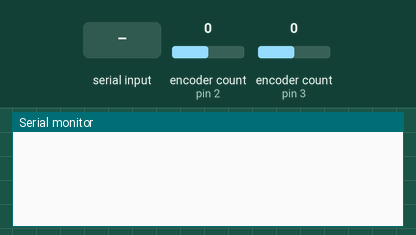
This sketch was run on a simulated Arduino Uno, built with avr-gcc and run on an emulated ATmega328P. On the bench: the last lines printed to the serial monitor. The test bench sets the inputs (shaded band); at power-on: encoder count (sensors on pin 2, pin 3) 0.

Above: at 1.2 s.
1.3 s: encoder count (sensor on pin 2) set to 1
At 2.3 s:
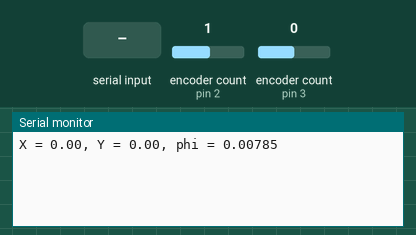
2.8 s: "1" received over Serial
At 3.3 s:
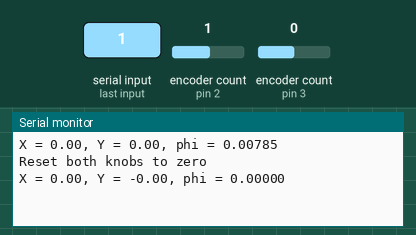
4.3 s: encoder count (sensor on pin 3) set to 1
At 5.5 s:
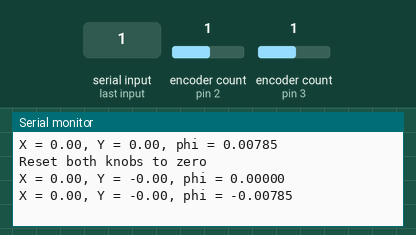
5.8 s: "0" received over Serial
At 6.7 s:
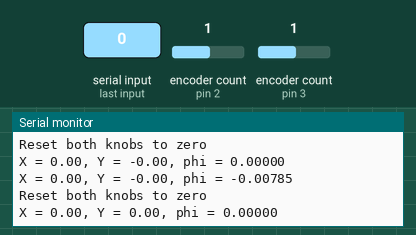
7.3 s: encoder count (sensor on pin 2) set to 0
At 8.1 s:
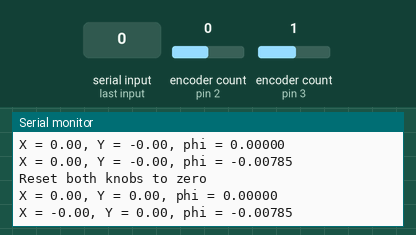
8.8 s: encoder count (sensor on pin 3) set to 2
At 9.2 s:
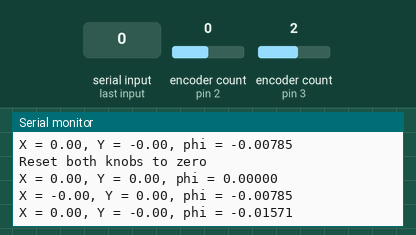
Timing chart, 0 to 11.3 s (numbered marks = the images above; inputs shaded):
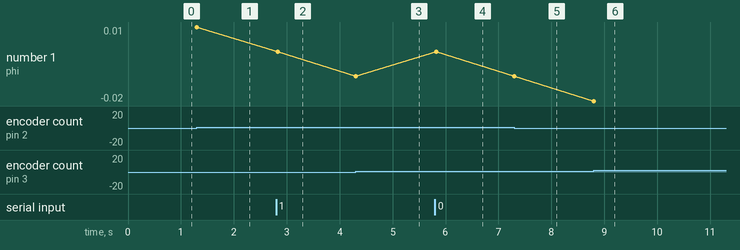

The sketch:

Week_2_Localization.ino
```cpp
//////---------------------------------------------------------------------------------------------------------------------------//////
//Author: Ian Welch
//Course: SEED Lab
//Problem Description: Creating a program that will increase/decrease the rate of blinking LED's that will serve as the "gas"/"brake".
//Secondly, creating a program that will be able to discern when turning an encoder CW or CCW.
//Code Implementation: Upload the program to the Arduino and rotate the encoder to see the output on the Serial Monitor.
//////--------------------------------------------------------------------------------------------------------------------------//////
#include <Encoder.h>

long positionLeft  = 0;
long positionRight = 0;
const float r = .05;
const float d = 0.1;
const float pi = 3.14159;
const float tick = pi/800;
float xNew = 0;
float yNew = 0;
float xOld = 0;
float yOld = 0;
float phiNew = 0;
float phiOld = 0;
float deltaThetaR = 0;
float deltaThetaL = 0;
Encoder knobLeft(3, 4);
Encoder knobRight(2, 5);

void setup() {
  Serial.begin(9600);

}

void loop() {
  long newLeft, newRight;
  newLeft = knobLeft.read();

  newRight = knobRight.read();

  if (newLeft != positionLeft || newRight != positionRight)
  {

    deltaThetaR = (newRight - positionRight) * tick;
    deltaThetaL = (newLeft - positionLeft) * tick;
    xNew = xOld + cos(phiOld)*(r/2)*(deltaThetaR + deltaThetaL);
    yNew = yOld + sin(phiOld) * (r/2)*(deltaThetaR + deltaThetaL);
    phiNew = phiOld + (r/d)*(deltaThetaR - deltaThetaL);
    Serial.print("X = ");
    Serial.print(xNew);
    Serial.print(", Y = ");
    Serial.print(yNew);
    Serial.print(", phi = ");
    Serial.print(phiNew, 5);
    Serial.println();
    positionLeft = newLeft;
    positionRight = newRight;
    xOld = xNew;
    yOld = yNew;
    phiOld = phiNew;
    int a = phiOld * 100;
    float b = a;
    b = b/100;
    if(b == 6.28 || b == -6.28)
    {
      phiOld = 0;
    }
  }
  if (Serial.available()) {
    Serial.read();
    Serial.println("Reset both knobs to zero");
    knobLeft.write(0);
    knobRight.write(0);
  }
}
```

Measured:
- after the input at 1.3 s, the serial monitor: prints a new line at once (image 1)
- after the input at 2.8 s, the serial monitor: prints a new line at once (image 2)
- after the input at 4.3 s, the serial monitor: prints a new line at once (image 3)
- after the input at 5.8 s, the serial monitor: prints a new line at once (image 4)
- after the input at 7.3 s, the serial monitor: prints a new line at once (image 5)
- after the input at 8.8 s, the serial monitor: prints a new line at once (image 6)
- plotted number 1: 0 → -0.01 after the input at 4.3 s, -0.01 → -0.02 after the input at 8.8 s
